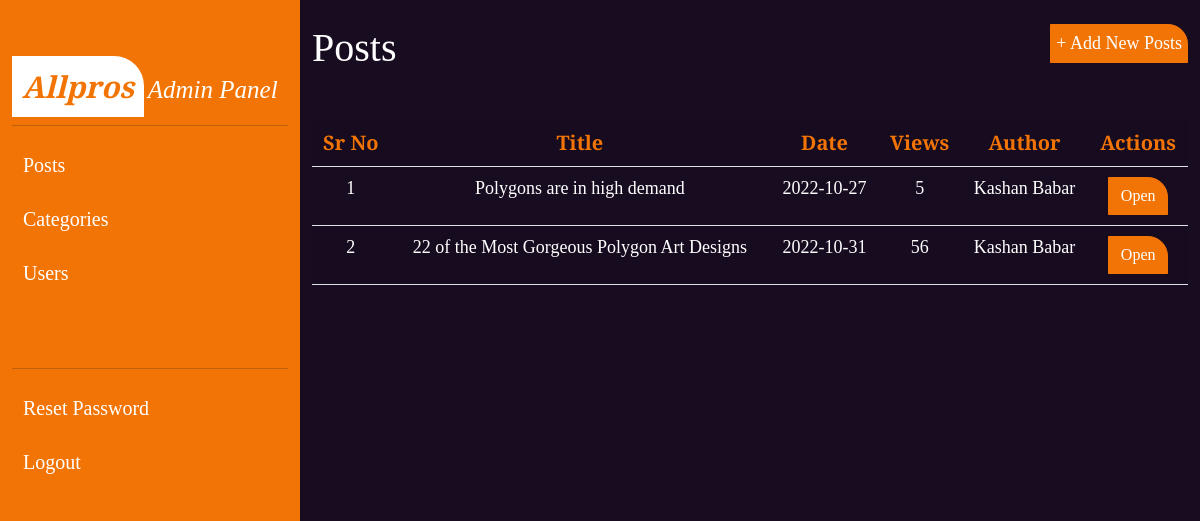
The page /admin/posts.php (signed in) on the database its author committed.
### tables this page shows
CREATE TABLE `posts` (
  `post_id` int(11) NOT NULL,
  `title` varchar(255) DEFAULT NULL,
  `post_img` varchar(255) DEFAULT NULL,
  `category` int(11) DEFAULT NULL,
  `post_date` date DEFAULT NULL,
  `post_views` int(11) DEFAULT NULL,
  `description` varchar(8000) DEFAULT NULL,
  `author_Id_FK` int(11) NOT NULL
);

### admin/posts.php (the view, shortened to what this page needs)
<?php
    include("db-connect.php");
    $posts_query= "SELECT * FROM posts";
    $posts_data= mysqli_query($connect, $posts_query);
    $serial_no= 1;
?>
<!DOCTYPE html>
<html lang="en">
<head>
    <?php include("admin-head.php") ?>
    <link rel="stylesheet" href="css/basic-setup.css" type="text/css">
    <link rel="stylesheet" href="css/admin_menu.css" type="text/css">
    <link rel="stylesheet" href="css/posts_style.css" type="text/css">
</head>
<body>
    <?php include("admin-menu.php") ?>
        <div class=" mt-3">
            <h1 class=" text-white mt-4 d-inline">Posts</h1>
            <a class="add-post-btn text-decoration-none float-end" href="add-post.php">+ Add New Posts</a>
        </div>
        <div class=" table-responsive mt-5">
            <table class=" col-12 post-table table table-striped">
                <tr>
                    <th>Sr No</th>
                    <th>Title</th>
                    <th>Date</th>
                    <th>Views</th>
                    <th>Author</th>
                    <th>Actions</th>
                </tr>
                <?php
                    while($rows= mysqli_fetch_array($posts_data)) {
                        $author_query= "SELECT full_name FROM admin_users WHERE user_id=".$rows['author_Id_FK'];
                        $author_data= mysqli_query($connect, $author_query);
                        $author_fetched_data= mysqli_fetch_array($author_data);
                ?>
                <tr>
                    <td><?php echo $serial_no ?></td>
                    <td><?php echo $rows['title'] ?></td>
                    <td><?php echo $rows['post_date'] ?></td>
                    <td><?php echo $rows['post_views'] ?></td>
                    <td><?php echo $author_fetched_data['full_name'] ?></td>
                    <td>
                        <a href="open_post.php?post_id=<?php echo $rows['post_id'] ?>" class="btn btn-info">Open</a>
                    </td>
                </tr>
                <?php $serial_no++; } ?>
            </table>
        </div>
    <?php  include("admin-menu-end-tags.php") ?>
</body>
</html>

### admin/css/basic-setup.css (style rules this page uses)
* { margin: 0px; padding: 0px; font-family: 'Playfair Display', serif; }
body { background-color: #180C21; overflow-x: hidden; }

### admin/css/admin_menu.css (style rules this page uses)
body { overflow: hidden; height: 100%; }

### admin/css/posts_style.css (style rules this page uses)
.add-post-btn { color: white; background-color: #F27405; border: 1px solid #F27405; border-top-right-radius: 20px; padding: 5px; font-size: 18px; }
.post-table { width: 100%; }
.post-table th { color: #F27405; text-align: center; font-size: 20px; }
.post-table td { color: white; text-align: center; font-size: 18px; }
.post-table a { margin: 2px; background-color: #F27405; color: white; border: 1px solid #F27405; border-radius: 0px; border-top-right-radius: 20px; }

### rows shown on the page
posts: title "Polygons are in high demand", post_date "2022-10-27", post_views "5", admin_users.full_name "Kashan Babar"
posts: title "22 of the Most Gorgeous Polygon Art Designs", post_date "2022-10-31", post_views "56", admin_users.full_name "Kashan Babar"
